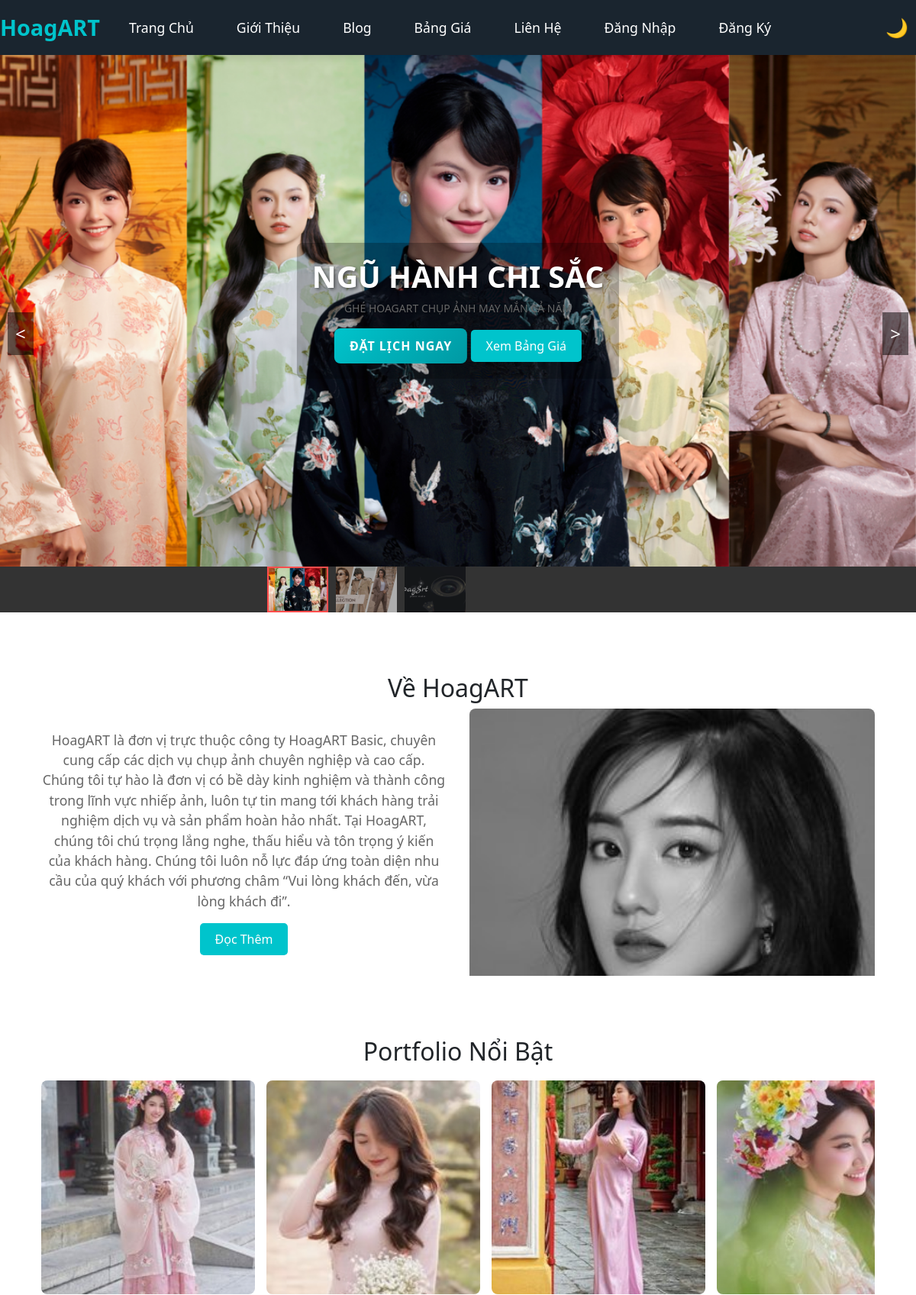
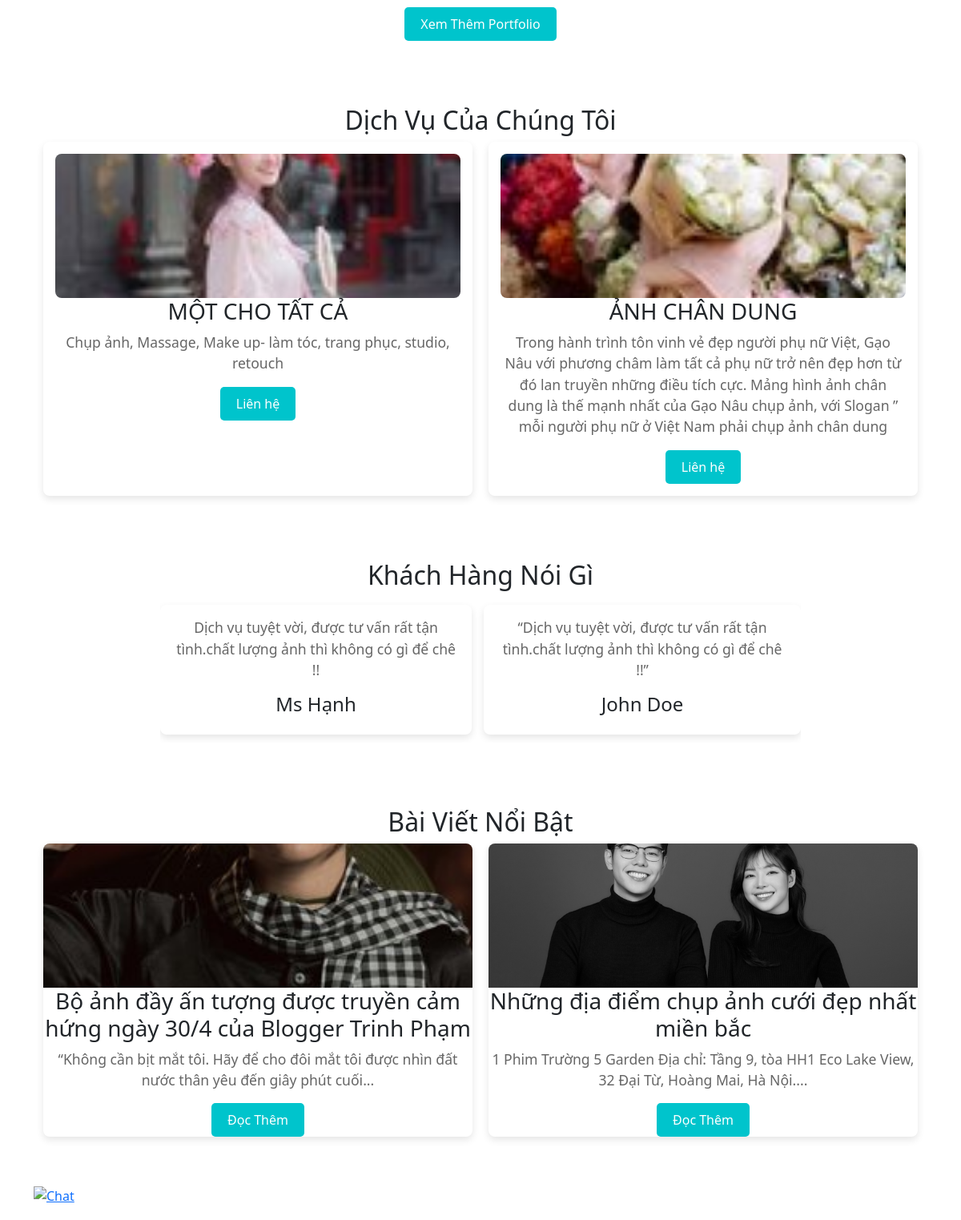
The page / (upper part) on the database its author committed (2 pictures, top to bottom).
### app/models/banner.py (models this page shows, shortened)
class Banner(db.Model):
    id = db.Column(db.Integer, primary_key=True)
    image_url = db.Column(db.String(200), nullable=False)
    title = db.Column(db.String(100), nullable=False)
    description = db.Column(db.Text)
    created_at = db.Column(db.DateTime, default=datetime.utcnow)

### app/models/home.py (models this page shows)
class IntroSection(db.Model):
    id = db.Column(db.Integer, primary_key=True)
    text = db.Column(db.Text, nullable=False)
    image_url = db.Column(db.String(255), nullable=False, default='default_intro.jpg')
    cta_text = db.Column(db.String(50), default='Tìm Hiểu Thêm')
    cta_url = db.Column(db.String(255), default='/introduce')
    created_at = db.Column(db.DateTime, default=datetime.utcnow)

class PortfolioItem(db.Model):
    id = db.Column(db.Integer, primary_key=True)
    title = db.Column(db.String(100), nullable=False)
    image_url = db.Column(db.String(255), nullable=False)
    created_at = db.Column(db.DateTime, default=datetime.utcnow)

class ServiceCard(db.Model):
    id = db.Column(db.Integer, primary_key=True)
    title = db.Column(db.String(100), nullable=False)
    description = db.Column(db.Text, nullable=False)
    image_url = db.Column(db.String(255), nullable=False)
    cta_text = db.Column(db.String(50), default='Khám Phá')
    cta_url = db.Column(db.String(255), default='/pricing')
    created_at = db.Column(db.DateTime, default=datetime.utcnow)

class Testimonial(db.Model):
    id = db.Column(db.Integer, primary_key=True)
    content = db.Column(db.Text, nullable=False)
    author = db.Column(db.String(100), nullable=False)
    created_at = db.Column(db.DateTime, default=datetime.utcnow)

### app/models/post.py (models this page shows)
class Post(db.Model):
    id = db.Column(db.Integer, primary_key=True)
    title = db.Column(db.String(200), nullable=False)
    content = db.Column(db.Text, nullable=False)
    image_url = db.Column(db.String(200), nullable=True)
    created_at = db.Column(db.DateTime, default=datetime.utcnow)
    user_id = db.Column(db.Integer, db.ForeignKey('user.id'), nullable=False)
    user = db.relationship('User', backref=db.backref('posts', lazy=True))
    is_featured = db.Column(db.Boolean, default=False, nullable=False)  # Thêm cột is_featured

### app/blueprints/main/routes.py (the view)
@main.route('/')
def home():
    intro = IntroSection.query.first()
    portfolios = PortfolioItem.query.order_by(PortfolioItem.created_at.desc()).limit(10).all()
    services = ServiceCard.query.all()
    testimonials = Testimonial.query.all()
    featured_posts = Post.query.filter_by(is_featured=True).limit(2).all()
    banners = Banner.query.order_by(Banner.created_at.desc()).all()
    return render_template('main/home.html',
                           intro=intro,
                           portfolios=portfolios,
                           services=services,
                           testimonials=testimonials,
                           featured_posts=featured_posts,
                           banners=banners)

### app/templates/main/home.html (shortened to what this page needs)
{% extends "layouts/base.html" %}  {% block content %}
<div class="intro-section container">
    <h2>Về HoagART</h2>
    {% if intro %}
    <div class="intro-grid">
        <div class="intro-text">
            <p>{{ intro.text }}</p>
            <a href="{{ intro.cta_url }}" class="btn">{{ intro.cta_text }}</a>
        </div>
        <div class="intro-image">
            <img src="{{ intro.image_url }}" alt="Giới thiệu HoagART" />
        </div>
    </div>
    {% endif %}
</div>
<div class="portfolio-section">
    <div class="container">
        <h2>Portfolio Nổi Bật</h2>
        <div class="portfolio-slider">
            {% for item in portfolios %}
            <div class="portfolio-item">
                <img src="{{ item.image_url }}" alt="{{ item.title }}" />
            </div>
            {% endfor %}
        </div>
        <a href="{{ url_for('main.pricing') }}" class="btn"
            >Xem Thêm Portfolio</a
        >
    </div>
</div>
<div class="services-section container">
    <h2>Dịch Vụ Của Chúng Tôi</h2>
    {% if services %}
    <div class="services-grid">
        {% for service in services %}
        <div class="service-card">
            <img src="{{ service.image_url }}" alt="{{ service.title }}" />
            <h3>{{ service.title }}</h3>
            <p>{{ service.description }}</p>
            <a href="{{ service.cta_url }}" class="btn"
                >{{ service.cta_text }}</a
            >
        </div>
        {% endfor %}
    </div>
    {% else %}
    <p>Chưa có dịch vụ nào.</p>
    {% endif %}
</div>
<div class="testimonial-section container">
    <h2>Khách Hàng Nói Gì</h2>
    <div class="testimonial-slider">
        {% for testimonial in testimonials %}
        <div class="testimonial-item">
            <p>{{ testimonial.content }}</p>
            <h4>{{ testimonial.author }}</h4>
        </div>
        {% endfor %}
    </div>
</div>
<div class="blog-section container">
    <h2>Bài Viết Nổi Bật</h2>
    <div class="blog-grid">
        {% for post in featured_posts %}
        <div class="blog-card">
            <img
                src="{{ post.image_url or url_for('static', filename='images/default.jpg') }}"
                alt="{{ post.title }}"
            />
            <h3>{{ post.title }}</h3>
            <p>{{ post.content|striptags|truncate(100) }}</p>
            <a href="{{ url_for('blog.blog_detail', id=post.id) }}" class="btn"
                >Đọc Thêm</a
            >
        </div>
        {% endfor %}
    </div>
</div>
<div class="chat-icon">
    <a href="{{ url_for('main.contact') }}">
        <img
            src="{{ url_for('static', filename='images/icon_chat.png') }}"
            alt="Chat"
        />
    </a>
</div>
{% endblock %}

### app/templates/layouts/base.html (shortened to what this page needs)
<!DOCTYPE html>
<html lang="vi">
    <head>
        <link
            rel="stylesheet"
            href="{{ url_for('static', filename='css/style.css') }}"
        />
        <link
            href="https://cdn.jsdelivr.net/npm/bootstrap@5.3.0/dist/css/bootstrap.min.css"
            rel="stylesheet"
        />
    </head>
    <body>
        <div class="navbar">
            <div class="navbar-container">
                <div class="logo">HoagART</div>
                <div class="nav-links" id="navLinks">
                    <a href="{{ url_for('main.home') }}">Trang Chủ</a>
                    <a href="{{ url_for('main.introduce') }}">Giới Thiệu</a>
                    <a href="{{ url_for('blog.index') }}">Blog</a>
                    <a href="{{ url_for('main.pricing') }}">Bảng Giá</a>
                    <a href="{{ url_for('main.contact') }}">Liên Hệ</a>
                    {% if current_user.is_authenticated %} {% if
                    current_user.is_admin %}
                    <a href="{{ url_for('admin.dashboard') }}">Quản Trị</a>
                    {% endif %} {% else %}
                    <a href="{{ url_for('auth.login') }}">Đăng Nhập</a>
                    <a href="{{ url_for('auth.register') }}">Đăng Ký</a>
                    {% endif %}
                </div>
                <div class="nav-controls">
                    <button
                        class="dark-mode-toggle"
                        aria-label="Chuyển đổi chế độ tối"
                    >
                        🌙
                    </button>
                </div>
            </div>
        </div>
        {% if request.endpoint not in ['auth.login', 'auth.register',
        'auth.reset_password', 'auth.forgot_password', 'main.profile',
        'admin.edit_user'] and not request.path.startswith('/blog') %} {% if
        banners and banners|length > 0 %}
        <div class="slider-container">
            <div class="main-slider">
                {% for banner in banners %}
                <div class="slider-slide {% if loop.first %}active{% endif %}">
                    <img
                        src="{{ banner.image_url }}"
                        alt="{{ banner.title }}"
                        class="slider-image"
                        loading="lazy"
                    />
                    <div class="slider-caption">
                        <h1>{{ banner.title }}</h1>
                        <p>{{ banner.description }}</p>
                        <div class="banner-buttons mt-3">
                            <a
                                href="{{ url_for('main.contact') }}"
                                class="btn btn-primary"
                                >Đặt Lịch Ngay</a
                            >
                            <a
                                href="{{ url_for('main.pricing') }}"
                                class="btn btn-outline-light"
                                >Xem Bảng Giá</a
                            >
                        </div>
                    </div>
                </div>
                {% endfor %}
            </div>
            <button class="nav-arrow prev" aria-label="Previous slide">
                <
            </button>
            <button class="nav-arrow next" aria-label="Next slide">></button>
            <div class="thumbnail-nav">
                <div class="thumbnail-nav-container">
                    <div class="thumbnail-nav-inner">
                        {% for banner in banners %}
                        <div
                            class="thumbnail-slide {% if loop.first %}active{% endif %}"
                        >
                            <img
                                src="{{ banner.image_url }}"
                                alt="{{ banner.title }} thumbnail"
                                class="thumbnail-image"
                                loading="lazy"
                            />
                        </div>
                        {% endfor %}
                    </div>
                </div>
            </div>
        </div>
        {% endif %} {% endif %}
        <div class="container">
             {% block content %}{% endblock %}
        </div>
    </body>
</html>

### rows shown on the page
Banner: image_url (picture), title "NGŨ HÀNH CHI SẮC", description "GHÉ HOAGART CHỤP ẢNH MAY MẮN CẢ NĂM"
Banner: image_url (picture)
Banner: image_url (picture)
IntroSection: text "HoagART là đơn vị trực thuộc công ty HoagART Basic, chuyên cung cấp các dịch vụ chụp ảnh chuyên nghiệp và cao cấp. Chúng tôi tự hào là đơn vị có bề dày kinh nghiệm và thành công trong lĩnh vực nhiếp ảnh, luôn tự tin mang tới khách hàng trải nghiệm dịch vụ và sản phẩm hoàn hảo nhất. Tại HoagART, chúng tôi chú trọng lắng nghe, thấu hiểu và tôn trọng ý kiến của khách hàng. Chúng tôi luôn nỗ lực đáp ứng toàn diện nhu cầu của quý khách với phương châm “Vui lòng khách đến, vừa lòng khách đi”.", cta_text "Đọc Thêm", image_url (picture)
PortfolioItem: image_url (picture)
PortfolioItem: image_url (picture)
PortfolioItem: image_url (picture)
PortfolioItem: image_url (picture)
ServiceCard: image_url (picture), title "MỘT CHO TẤT CẢ", description "Chụp ảnh, Massage, Make up- làm tóc, trang phục, studio, retouch", cta_text "Liên hệ"
ServiceCard: image_url (picture), title "ẢNH CHÂN DUNG", description "Trong hành trình tôn vinh vẻ đẹp người phụ nữ Việt, Gạo Nâu với phương châm làm tất cả phụ nữ trở nên đẹp hơn từ đó lan truyền những điều tích cực. Mảng hình ảnh chân dung là thế mạnh nhất của Gạo Nâu chụp ảnh, với Slogan ” mỗi người phụ nữ ở Việt Nam phải chụp ảnh chân dung", cta_text "Liên hệ"
Testimonial: content "Dịch vụ tuyệt vời, được tư vấn rất tận tình.chất lượng ảnh thì không có gì để chê !!", author "Ms Hạnh"
Testimonial: content "“Dịch vụ tuyệt vời, được tư vấn rất tận tình.chất lượng ảnh thì không có gì để chê !!”", author "John Doe"
Post: image_url (picture), title "Bộ ảnh đầy ấn tượng được truyền cảm hứng ngày 30/4 của Blogger Trinh Phạm", content "“Không cần bịt mắt tôi. Hãy để cho đôi mắt tôi được nhìn đất nước thân yêu đến giây phút cuối..."
Post: image_url (picture), title "Những địa điểm chụp ảnh cưới đẹp nhất miền bắc", content "1 Phim Trường 5 Garden Địa chỉ: Tầng 9, tòa HH1 Eco Lake View, 32 Đại Từ, Hoàng Mai, Hà Nội...."
